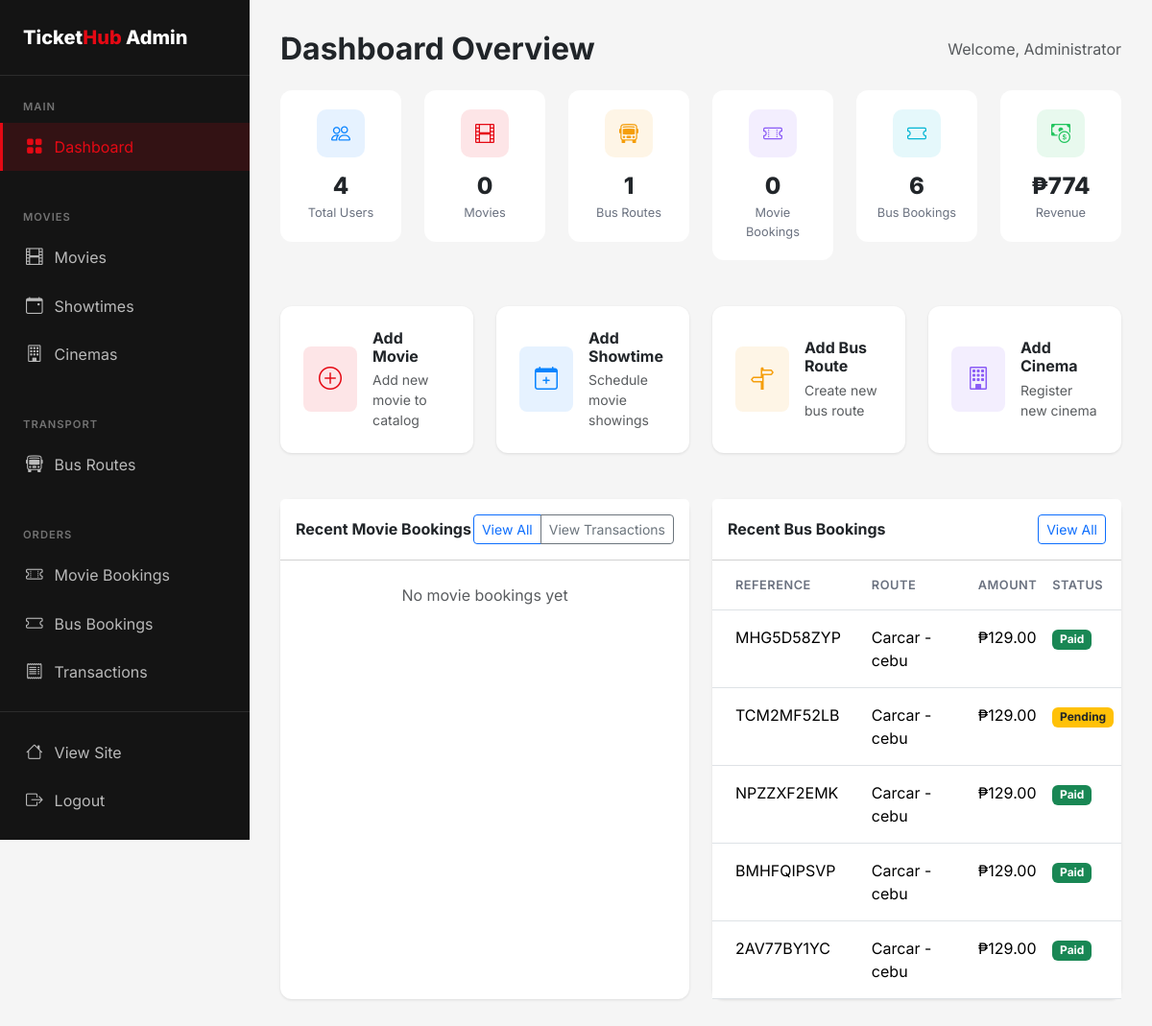
The page /admin (signed in) on the database its author committed.
### flask_app/app.py (models this page shows, shortened)
class User(UserMixin, db.Model):
    id = db.Column(db.Integer, primary_key=True)
    email = db.Column(db.String(120), unique=True, nullable=False)
    password_hash = db.Column(db.String(256), nullable=False)
    name = db.Column(db.String(100), nullable=False)
    phone = db.Column(db.String(20))
    is_admin = db.Column(db.Boolean, default=False)
    is_bus_operator = db.Column(db.Boolean, default=False)
    is_cinema_operator = db.Column(db.Boolean, default=False)
    created_at = db.Column(db.DateTime, default=datetime.utcnow)
    movie_bookings = db.relationship('MovieBooking', foreign_keys='MovieBooking.user_id', backref='user', lazy=True)
    bus_bookings = db.relationship('BusBooking', foreign_keys='BusBooking.user_id', backref='user', lazy=True)

class BusBooking(db.Model):
    id = db.Column(db.Integer, primary_key=True)
    user_id = db.Column(db.Integer, db.ForeignKey('user.id'), nullable=False)
    schedule_id = db.Column(db.Integer, db.ForeignKey('bus_schedule.id'), nullable=False)
    num_tickets = db.Column(db.Integer, nullable=False)
    seat_numbers = db.Column(db.String(200))
    passenger_names = db.Column(db.Text)
    total_amount = db.Column(db.Float, nullable=False)
    payment_status = db.Column(db.String(20), default='pending')  # pending, completed, failed, refunded
    payment_method = db.Column(db.String(20))     # 'card', 'gcash', 'paymaya', 'paypal'
    payment_reference = db.Column(db.String(255)) # PayMongo source/payment id
    booking_reference = db.Column(db.String(20), unique=True)
    is_verified = db.Column(db.Boolean, default=False, nullable=False)
    verified_at = db.Column(db.DateTime, nullable=True)
    verified_by_id = db.Column(db.Integer, db.ForeignKey('user.id'), nullable=True)
    cancelled_at = db.Column(db.DateTime, nullable=True)
    cancelled_by_id = db.Column(db.Integer, db.ForeignKey('user.id'), nullable=True)
    cancellation_reason = db.Column(db.String(255), nullable=True)
    refund_reference = db.Column(db.String(255), nullable=True)
    refunded_at = db.Column(db.DateTime, nullable=True)
    created_at = db.Column(db.DateTime, default=datetime.utcnow)
    verified_by = db.relationship('User', foreign_keys=[verified_by_id], backref='verified_bus_bookings')
    cancelled_by = db.relationship('User', foreign_keys=[cancelled_by_id], backref='cancelled_bus_bookings')

class BusRoute(db.Model):
    id = db.Column(db.Integer, primary_key=True)
    origin = db.Column(db.String(100), nullable=False)
    destination = db.Column(db.String(100), nullable=False)
    operator_id = db.Column(db.Integer, db.ForeignKey('user.id'), nullable=True)
    bus_number = db.Column(db.String(50))  # bus plate number or identifier
    bus_type = db.Column(db.String(50))  # AC, Non-AC, Sleeper, etc.
    departure_time = db.Column(db.Time, nullable=False)
    arrival_time = db.Column(db.Time, nullable=False)
    duration = db.Column(db.String(50))
    price = db.Column(db.Float, nullable=False)
    total_seats = db.Column(db.Integer, default=40)
    amenities = db.Column(db.String(255))  # WiFi, Charging, etc.
    image = db.Column(db.String(255))  # bus picture
    is_active = db.Column(db.Boolean, default=True)
    schedules = db.relationship('BusSchedule', backref='route', lazy=True, cascade='all, delete-orphan')
    operator = db.relationship('User', foreign_keys=[operator_id], backref='bus_routes')

### flask_app/app.py (the view)
@app.route('/admin')
@login_required
@admin_required
def admin_dashboard():
    completed_statuses = ['completed', 'paid']
    movie_count = MovieBooking.query.filter(MovieBooking.payment_status.in_(completed_statuses)).count()
    bus_count = BusBooking.query.filter(BusBooking.payment_status.in_(completed_statuses)).count()
    movie_revenue = sum([b.total_amount for b in MovieBooking.query.filter(MovieBooking.payment_status.in_(completed_statuses)).all()])
    bus_revenue = sum([b.total_amount for b in BusBooking.query.filter(BusBooking.payment_status.in_(completed_statuses)).all()])
    stats = {
        'total_users': User.query.count(),
        'total_movies': Movie.query.count(),
        'total_bus_routes': BusRoute.query.count(),
        'movie_bookings': movie_count,
        'bus_bookings': bus_count,
        'total_revenue': float(movie_revenue + bus_revenue)
    }
    recent_movie_bookings = MovieBooking.query.order_by(MovieBooking.created_at.desc()).limit(5).all()
    recent_bus_bookings = BusBooking.query.order_by(BusBooking.created_at.desc()).limit(5).all()
    return render_template('admin/dashboard.html', stats=stats,
                         recent_movie_bookings=recent_movie_bookings,
                         recent_bus_bookings=recent_bus_bookings)

### flask_app/app.py (called while the page is built)
@app.after_request
def add_no_cache_headers(response):
    if request.endpoint != 'static':
        response.headers['Cache-Control'] = 'no-store, no-cache, must-revalidate, private, max-age=0'
        response.headers['Pragma'] = 'no-cache'
        response.headers['Expires'] = '0'
    return response

@login_manager.user_loader
def load_user(user_id):
    return User.query.get(int(user_id))

def admin_required(f):
    @wraps(f)
    def decorated_function(*args, **kwargs):
        if not current_user.is_authenticated or not current_user.is_admin:
            flash('You need admin access for this action.', 'error')
            return redirect(url_for('index'))
        return f(*args, **kwargs)
    return decorated_function

### flask_app/templates/admin/dashboard.html (shortened to what this page needs)
{% extends 'admin/base.html' %}
{% block admin_content %}
<div class="d-flex justify-content-between align-items-center mb-4">
    <h2 class="fw-bold mb-0">Dashboard Overview</h2>
    <span class="text-muted">Welcome, {{ current_user.name }}</span>
</div>
<div class="row g-4 mb-5">
    <div class="col-md-6 col-lg-4 col-xl-2">
        <div class="stat-card">
            <div class="stat-icon" style="background: rgba(10, 132, 255, 0.1);">
                <i class="bi bi-people" style="color: var(--secondary);"></i>
            </div>
            <div class="stat-value">{{ stats.total_users }}</div>
            <div class="stat-label">Total Users</div>
        </div>
    </div>
    <div class="col-md-6 col-lg-4 col-xl-2">
        <div class="stat-card">
            <div class="stat-icon" style="background: rgba(229, 9, 20, 0.1);">
                <i class="bi bi-film" style="color: var(--primary);"></i>
            </div>
            <div class="stat-value">{{ stats.total_movies }}</div>
            <div class="stat-label">Movies</div>
        </div>
    </div>
    <div class="col-md-6 col-lg-4 col-xl-2">
        <div class="stat-card">
            <div class="stat-icon" style="background: rgba(245, 158, 11, 0.1);">
                <i class="bi bi-bus-front" style="color: #F59E0B;"></i>
            </div>
            <div class="stat-value">{{ stats.total_bus_routes }}</div>
            <div class="stat-label">Bus Routes</div>
        </div>
    </div>
    <div class="col-md-6 col-lg-4 col-xl-2">
        <div class="stat-card">
            <div class="stat-icon" style="background: rgba(139, 92, 246, 0.1);">
                <i class="bi bi-ticket-perforated" style="color: #8B5CF6;"></i>
            </div>
            <div class="stat-value">{{ stats.movie_bookings }}</div>
            <div class="stat-label">Movie Bookings</div>
        </div>
    </div>
    <div class="col-md-6 col-lg-4 col-xl-2">
        <div class="stat-card">
            <div class="stat-icon" style="background: rgba(6, 182, 212, 0.1);">
                <i class="bi bi-ticket" style="color: #06B6D4;"></i>
            </div>
            <div class="stat-value">{{ stats.bus_bookings }}</div>
            <div class="stat-label">Bus Bookings</div>
        </div>
    </div>
    <div class="col-md-6 col-lg-4 col-xl-2">
        <div class="stat-card">
            <div class="stat-icon" style="background: rgba(34, 197, 94, 0.1);">
                <i class="bi bi-cash-coin" style="color: #22C55E;"></i>
            </div>
            <div class="stat-value">₱{{ "%.0f"|format(stats.total_revenue) }}</div>
            <div class="stat-label">Revenue</div>
        </div>
    </div>
</div>
<div class="row g-4 mb-5">
    <div class="col-md-6 col-lg-3">
        <a href="{{ url_for('admin_add_movie') }}" class="card text-decoration-none h-100">
            <div class="card-body d-flex align-items-center gap-3 p-4">
                <div class="rounded-3 p-3" style="background: rgba(229, 9, 20, 0.1);">
                    <i class="bi bi-plus-circle" style="font-size: 1.5rem; color: var(--primary);"></i>
                </div>
                <div>
                    <h6 class="fw-bold mb-1 text-dark">Add Movie</h6>
                    <p class="text-muted small mb-0">Add new movie to catalog</p>
                </div>
            </div>
        </a>
    </div>
    <div class="col-md-6 col-lg-3">
        <a href="{{ url_for('admin_add_showtime') }}" class="card text-decoration-none h-100">
            <div class="card-body d-flex align-items-center gap-3 p-4">
                <div class="rounded-3 p-3" style="background: rgba(10, 132, 255, 0.1);">
                    <i class="bi bi-calendar-plus" style="font-size: 1.5rem; color: var(--secondary);"></i>
                </div>
                <div>
                    <h6 class="fw-bold mb-1 text-dark">Add Showtime</h6>
                    <p class="text-muted small mb-0">Schedule movie showings</p>
                </div>
            </div>
        </a>
    </div>
    <div class="col-md-6 col-lg-3">
        <a href="{{ url_for('admin_add_bus_route') }}" class="card text-decoration-none h-100">
            <div class="card-body d-flex align-items-center gap-3 p-4">
                <div class="rounded-3 p-3" style="background: rgba(245, 158, 11, 0.1);">
                    <i class="bi bi-signpost-split" style="font-size: 1.5rem; color: #F59E0B;"></i>
                </div>
                <div>
                    <h6 class="fw-bold mb-1 text-dark">Add Bus Route</h6>
                    <p class="text-muted small mb-0">Create new bus route</p>
                </div>
            </div>
        </a>
    </div>
    <div class="col-md-6 col-lg-3">
        <a href="{{ url_for('admin_add_cinema') }}" class="card text-decoration-none h-100">
            <div class="card-body d-flex align-items-center gap-3 p-4">
                <div class="rounded-3 p-3" style="background: rgba(139, 92, 246, 0.1);">
                    <i class="bi bi-building" style="font-size: 1.5rem; color: #8B5CF6;"></i>
                </div>
                <div>
                    <h6 class="fw-bold mb-1 text-dark">Add Cinema</h6>
                    <p class="text-muted small mb-0">Register new cinema</p>
                </div>
            </div>
        </a>
    </div>
</div>
<div class="row g-4">
    <div class="col-lg-6">
        <div class="card h-100">
            <div class="card-header bg-white d-flex justify-content-between align-items-center py-3">
                <h6 class="fw-bold mb-0">Recent Movie Bookings</h6>
                <div class="btn-group">
                    <a href="{{ url_for('admin_movie_bookings') }}" class="btn btn-sm btn-outline-primary">View All</a>
                    <a href="{{ url_for('admin_transactions') }}" class="btn btn-sm btn-outline-secondary">View Transactions</a>
                </div>
            </div>
            <div class="card-body p-0">
                {% if recent_movie_bookings %}
                    <div class="table-responsive">
                        <table class="table table-hover mb-0">
                            <thead class="bg-light">
                                <tr>
                                    <th class="px-4 py-3">Reference</th>
                                    <th class="py-3">Movie</th>
                                    <th class="py-3">Amount</th>
                                    <th class="py-3">Status</th>
                                </tr>
                            </thead>
                            <tbody>
                                {% for booking in recent_movie_bookings %}
                                <tr>
                                    <td class="px-4 py-3">{{ booking.booking_reference }}</td>
                                    <td class="py-3">{{ booking.showtime.movie.title[:20] }}...</td>
                                    <td class="py-3">₱{{ "%.2f"|format(booking.total_amount) }}</td>
                                    <td class="py-3">
                                        {% if booking.payment_status in ['completed','paid'] %}
                                            <span class="badge bg-success">Paid</span>
                                        {% else %}
                                            <span class="badge bg-warning text-dark">Pending</span>
                                        {% endif %}
                                    </td>
                                </tr>
                                {% endfor %}
                            </tbody>
                        </table>
                    </div>
                {% else %}
                    <div class="text-center py-4">
                        <p class="text-muted mb-0">No movie bookings yet</p>
                    </div>
                {% endif %}
            </div>
        </div>
    </div>
    <div class="col-lg-6">
        <div class="card h-100">
            <div class="card-header bg-white d-flex justify-content-between align-items-center py-3">
                <h6 class="fw-bold mb-0">Recent Bus Bookings</h6>
                <a href="{{ url_for('admin_bus_bookings') }}" class="btn btn-sm btn-outline-primary">View All</a>
            </div>
            <div class="card-body p-0">
                {% if recent_bus_bookings %}
                    <div class="table-responsive">
                        <table class="table table-hover mb-0">
                            <thead class="bg-light">
                                <tr>
                                    <th class="px-4 py-3">Reference</th>
                                    <th class="py-3">Route</th>
                                    <th class="py-3">Amount</th>
                                    <th class="py-3">Status</th>
                                </tr>
                            </thead>
                            <tbody>
                                {% for booking in recent_bus_bookings %}
                                <tr>
                                    <td class="px-4 py-3">{{ booking.booking_reference }}</td>
                                    <td class="py-3">{{ booking.schedule.route.origin }} - {{ booking.schedule.route.destination }}</td>
                                    <td class="py-3">₱{{ "%.2f"|format(booking.total_amount) }}</td>
                                    <td class="py-3">
                                        {% if booking.payment_status in ['completed','paid'] %}
                                            <span class="badge bg-success">Paid</span>
                                        {% else %}
                                            <span class="badge bg-warning text-dark">Pending</span>
                                        {% endif %}
                                    </td>
                                </tr>
                                {% endfor %}
                            </tbody>
                        </table>
                    </div>
                {% else %}
                    <div class="text-center py-4">
                        <p class="text-muted mb-0">No bus bookings yet</p>
                    </div>
                {% endif %}
            </div>
        </div>
    </div>
</div>
{% endblock %}

### flask_app/templates/admin/base.html (style rules this page uses)
:root { --primary: #E50914; --primary-dark: #B20710; --secondary: #0A84FF; --dark: #141414; --dark-lighter: #1F1F1F; --gray-100: #F5F5F5; --gray-200: #E5E5E5; --gray-600: #6B7280; --success: #22C55E; }
body { font-family: 'Inter', sans-serif; background: var(--gray-100); }
.card { border: none; border-radius: 12px; box-shadow: 0 1px 3px rgba(0,0,0,0.1); }
.stat-card { background: #fff; border-radius: 12px; padding: 1.25rem; text-align: center; }
.stat-card .stat-icon { width: 50px; height: 50px; border-radius: 10px; display: flex; align-items: center; justify-content: center; font-size: 1.25rem; margin: 0 auto 0.75rem; }
.stat-card .stat-value { font-size: 1.5rem; font-weight: 800; }
.stat-card .stat-label { color: var(--gray-600); font-size: 0.8rem; }
.table th { font-weight: 600; font-size: 0.8rem; text-transform: uppercase; letter-spacing: 0.5px; color: var(--gray-600); }

### rows shown on the page
User: name "Administrator"
BusBooking: booking_reference "MHG5D58ZYP", schedule.route.origin "Carcar", schedule.route.destination "cebu", total_amount "129.00", payment_status "Paid"
BusBooking: booking_reference "TCM2MF52LB", schedule.route.origin "Carcar", schedule.route.destination "cebu", total_amount "129.00", payment_status "Pending"
BusBooking: booking_reference "NPZZXF2EMK", schedule.route.origin "Carcar", schedule.route.destination "cebu", total_amount "129.00", payment_status "Paid"
BusBooking: booking_reference "BMHFQIPSVP", schedule.route.origin "Carcar", schedule.route.destination "cebu", total_amount "129.00", payment_status "Paid"
BusBooking: booking_reference "2AV77BY1YC", schedule.route.origin "Carcar", schedule.route.destination "cebu", total_amount "129.00", payment_status "Paid"

### other values the page prints
{{ stats.total_users }} "4"
{{ stats.total_movies }} "0"
{{ stats.total_bus_routes }} "1"
{{ stats.movie_bookings }} "0"
{{ stats.bus_bookings }} "6"
{{ "%.0f"|format(stats.total_revenue) }} "774"
